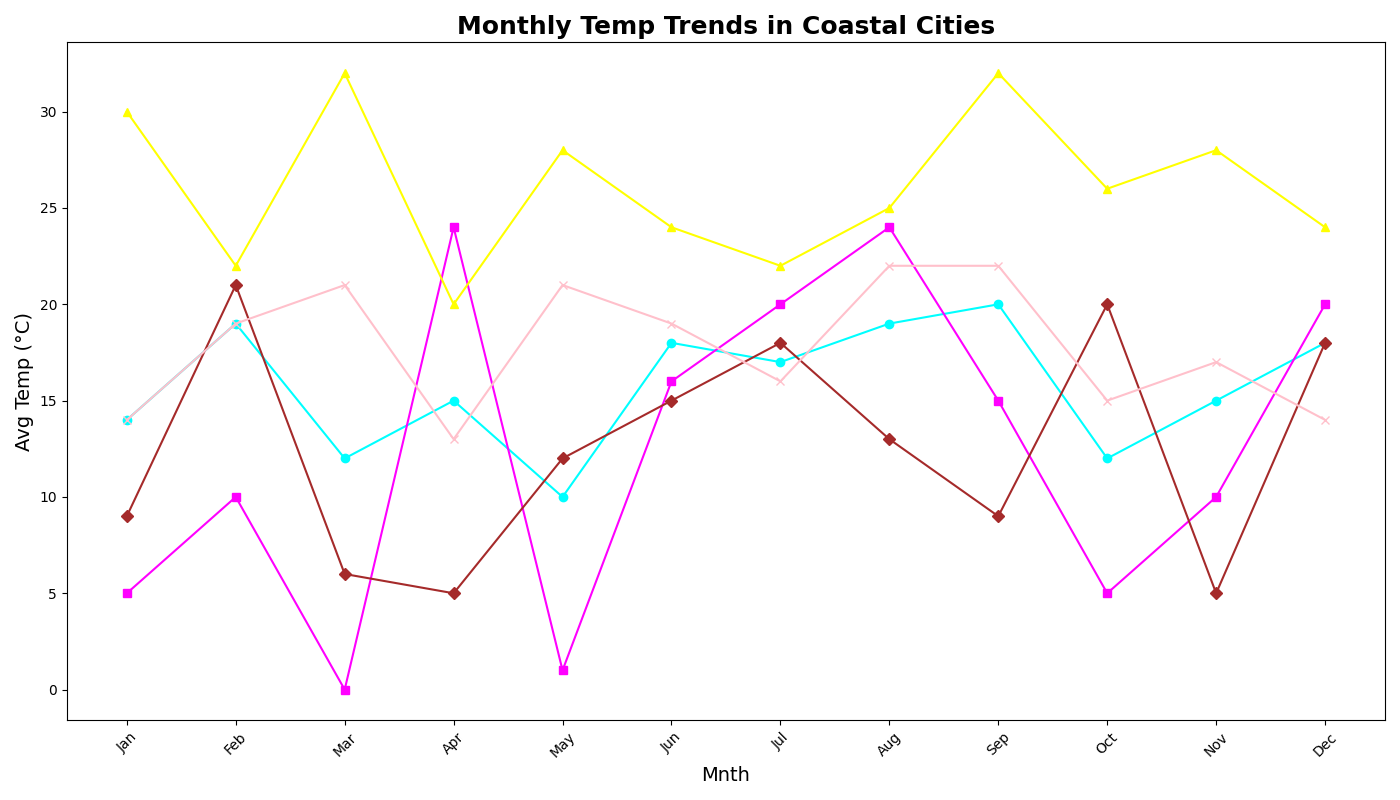

The script that drew this image:
import matplotlib.pyplot as plt
import numpy as np

months = np.array(['Jan', 'Feb', 'Mar', 'Apr', 'May', 'Jun', 'Jul', 'Aug', 'Sep', 'Oct', 'Nov', 'Dec'])

sf_temps = np.array([14, 19, 12, 15, 10, 18, 17, 19, 20, 12, 15, 18])
ny_temps = np.array([5, 10, 0, 24, 1, 16, 20, 24, 15, 5, 10, 20])
mia_temps = np.array([30, 22, 32, 20, 28, 24, 22, 25, 32, 26, 28, 24])
sea_temps = np.array([9, 21, 6, 5, 12, 15, 18, 13, 9, 20, 5, 18])
sd_temps = np.array([14, 19, 21, 13, 21, 19, 16, 22, 22, 15, 17, 14])

plt.figure(figsize=(14, 8))

plt.plot(months, sf_temps, marker='o', linestyle='-', color='cyan')
plt.plot(months, ny_temps, marker='s', linestyle='-', color='magenta')
plt.plot(months, mia_temps, marker='^', linestyle='-', color='yellow')
plt.plot(months, sea_temps, marker='D', linestyle='-', color='brown')
plt.plot(months, sd_temps, marker='x', linestyle='-', color='pink')

plt.title('Monthly Temp Trends in Coastal Cities', fontsize=18, fontweight='bold')
plt.xlabel('Mnth', fontsize=14)
plt.ylabel('Avg Temp (°C)', fontsize=14)

plt.xticks(rotation=45)
plt.tight_layout()

plt.show()
